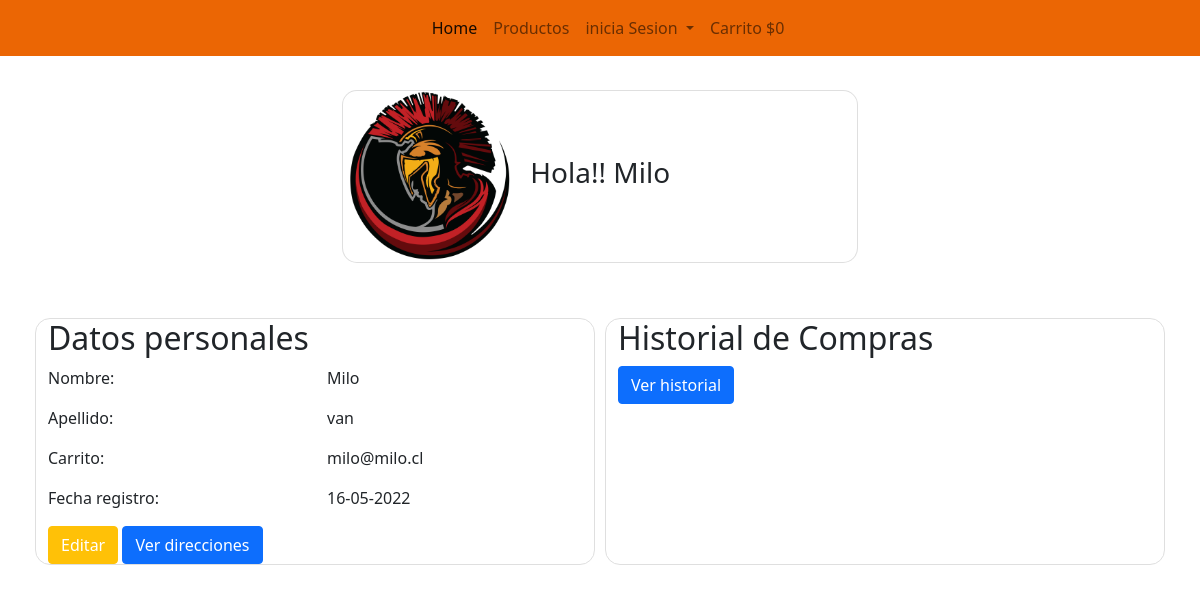
Before: /user/listarPerfil/12111999-5/ with the older database file.
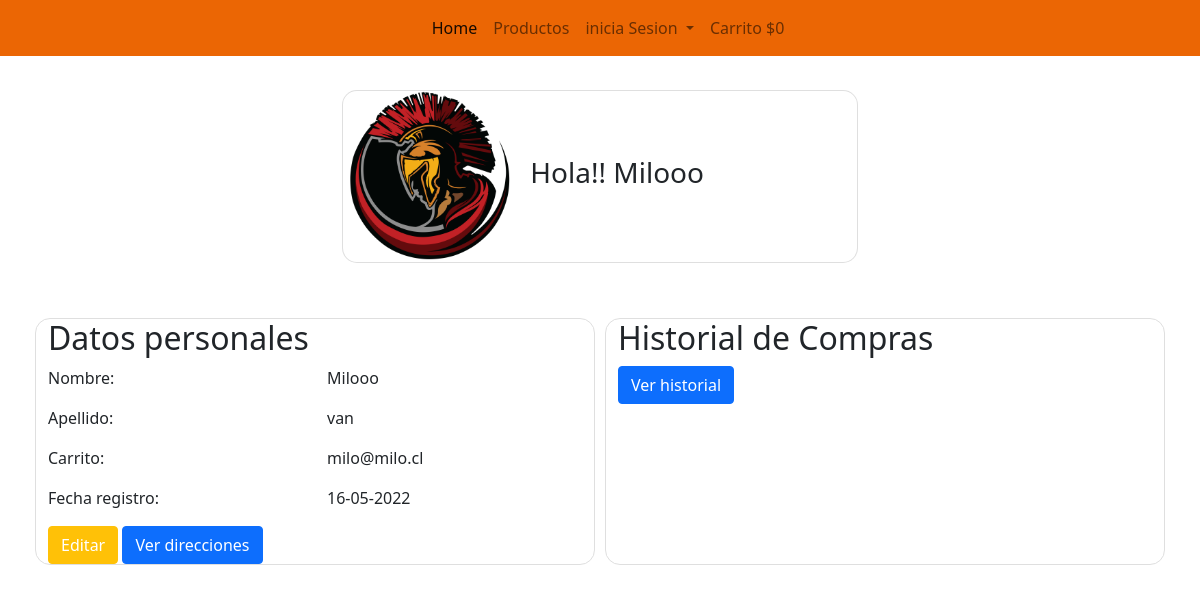
After: the same page with the newer database file.
### user/models.py (models this page shows, shortened)
class Usuario(AbstractUser):
    rut                = models.CharField(primary_key=True, max_length=12)
    nombre             = models.CharField('Nombre',max_length=70, null=False, blank=False)
    apellido           = models.CharField('Apellido',max_length=70, null=False, blank=False)
    correo             = models.CharField('Correo',max_length=60, null=False, blank=False, unique=True)
    creacion_fec       = models.DateTimeField('Fecha de ingreso', auto_now_add=True)
    actualizacion_fec  = models.DateTimeField('Fecha actualizacion', auto_now=True)
    USERNAME_FIELD = 'correo'
    class meta:
        verbose_name = 'Usuario'
        verbose_name_plural = 'Usuarios'

### user/views.py (the view)
# urls.py: path('listarPerfil/<id>/', listar_perfil, name='listar_perfil'),
def listar_perfil(request, id):
    usuario = Usuario.objects.filter(rut=id)
    data = {
        'usuario':usuario
    }
    return render(request,'perfil/listarPerfil.html',data)

### carrito/context_processor.py (called while the page is built)
def importe_total_carro(request):
    total=0
    if 'carro' in request.session:
        for key, value in request.session["carro"].items():
            total=total+(float(value["precio"]))
    return {"importe_total_carro":total}

### user/templates/perfil/listarPerfil.html (shortened to what this page needs)
{% extends 'web/base.html' %}
{% load crispy_forms_tags %}
{% load static %}
{% block body %}
<div class="container-sm" id="perfil">
    <div class="container-sm" id="usuario">
        {% for u in usuario %}
        <div class="card mb-3" id="cardPerfil">
            <div class="row g-0">
                <div class="col-md-4">
                    <img src="{% static 'imagenes/icono3.1.png' %}" class="img-fluid rounded-start" alt="...">
                </div>
                <div class="col-md-8 align-self-center">
                    <div class="card-body">
                        <h3>Hola!! {{u.nombre | title}}</h3>
                    </div>
                </div>
            </div>
        </div>
        {% endfor %}
    </div>
    <div class="row" id="infoPerfil">
        <div class="col-sm" id="datosPersonales">
            <h2>Datos personales</h2>
            <div class="row">
                <div class="col">
                    <p>Nombre:</p>
                    <p>Apellido:</p>
                    <p>Carrito:</p>
                    <p>Fecha registro:</p>
                </div>
                <div class="col">
                    {% for u in usuario %}
                    <p>{{ u.nombre | title }}</p>
                    <p>{{ u.apellido }}</p>
                    <p>{{ u.correo }}</p>
                    <p>{{ u.creacion_fec | date:'d-m-Y' }}</p>
                    {% endfor %}
                </div>
                <div class="container-md">
                    <button type="button" class="btn btn-warning"><a
                            href="{% url 'modificar_perfil' user.rut %}">Editar</a></button>
                    <button type="button" class="btn btn-primary"><a href="{% url 'listar_direccion' user.rut %}">Ver
                            direcciones</a></button>
                </div>
            </div>
        </div>
        <div class="col-sm" id="HistorialCompra">
            <h2>Historial de Compras</h2>
            <button type="button" class="btn btn-primary"> <a href="{% url 'lista_detalleCompra' user.rut %}"> Ver
                    historial </a></button>
        </div>
    </div>
</div>
{% endblock %}

Changed rows visible on the page:
changed Usuario "van": nombre "Milo" → "Milooo"
